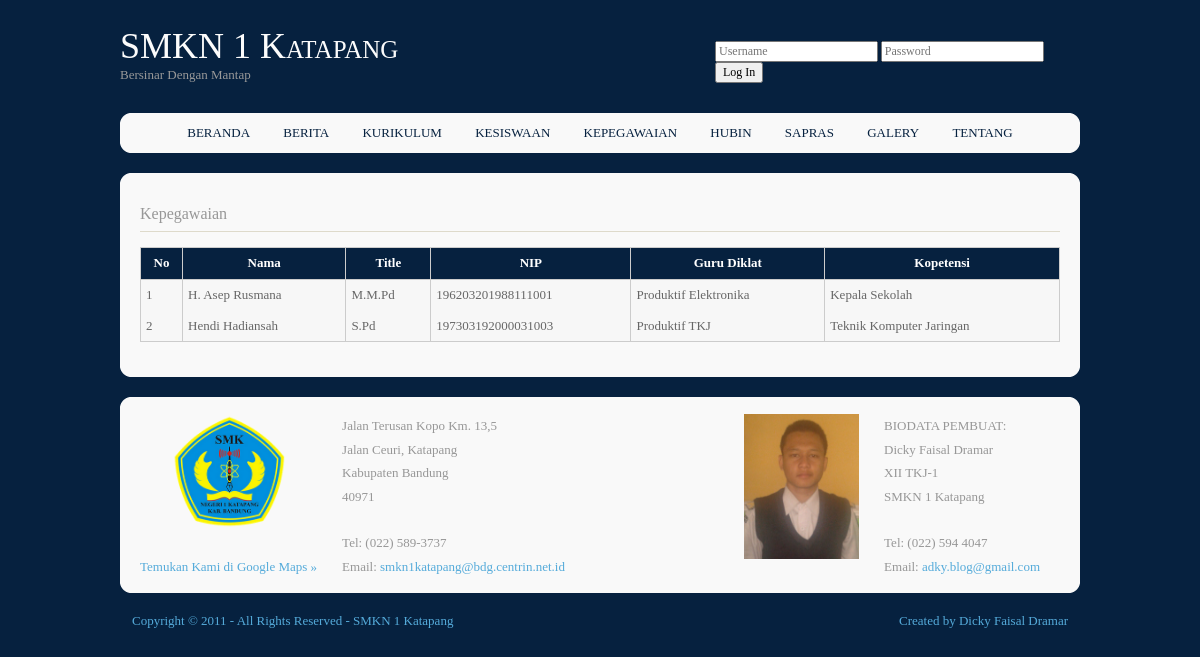
The app's page /kepegawaian.php with its own data.
### tables this page shows
CREATE TABLE IF NOT EXISTS `tb_kepegawaian` (
  `id` int(5) NOT NULL AUTO_INCREMENT,
  `nama` text NOT NULL,
  `title` text NOT NULL,
  `NIP` varchar(20) NOT NULL,
  `guru_diklat` text NOT NULL,
  `Kopetensi` text NOT NULL,
  PRIMARY KEY (`id`)
);

### content_kepegawaian.php (the view, shortened to what this page needs)
<html xmlns="http://www.w3.org/1999/xhtml" xml:lang="EN" lang="EN" dir="ltr">
<head profile="http://gmpg.org/xfn/11">
<link rel="stylesheet" href="styles/layout.css" type="text/css" />
</head>
<body id="top">
<div class="wrapper row3">
  <div class="rnd">
    <div id="container" class="clear">
      <h1>Kepegawaian</h1>
        <table summary="PEGAWAI" cellpadding="0" cellspacing="0">
          <thead>
            <tr>
              <th>No</th>
              <th>Nama</th>
              <th>Title</th>
              <th>NIP</th>
			  <th>Guru Diklat</th>
			  <th>Kopetensi</th>
            </tr>
			<?php
				$ambil_data = mysql_query("select * from tb_kepegawaian");
				$no = 0;
				while($data = mysql_fetch_array($ambil_data)){
			?>
          </thead>
          <tbody>
            <tr class="light">
				<td><?php echo $no = $no + 1;?></td>
				<td><?php echo $data['nama'];?></td>
				<td><?php echo $data['title'];?></td>
				<td><?php echo $data['NIP'];?></td>
				<td><?php echo $data['guru_diklat'];?></td>
				<td><?php echo $data['Kopetensi'];?></td>
            </tr>
			<?php } ?>
          </tbody>
        </table>
    </div>
  </div>
</div>
</body>
</html>

### styles/layout.css (style rules this page uses)
body { margin:0; padding:0; font-size:13px; font-family:Georgia, "Times New Roman", Times, serif; color:#979797; background-color:#06213F; }
.clear:after { content:"."; display:block; height:0; clear:both; visibility:hidden; line-height:0; }
.clear { display:inline-block; }
html[xmlns] .clear { display:block; }
div.wrapper { position:relative; margin:0 auto 20px; width:960px; text-align:left; }
div.wrapper h1, div.wrapper h2, div.wrapper h3, div.wrapper h4, div.wrapper h5, div.wrapper h6 { margin:0 0 15px 0; padding:0; font-size:16px; font-weight:normal; font-style:normal; line-height:normal; }
.row2, .row3, .row4 { color:#979797; background-color:#F9F9F9; }
#header, #container, #footer { display:block; width:960px; }
.rnd { display:block; width:960px; padding:12px 0 0 0; background:url("../images/round_top.gif") top left no-repeat; }
#container { width:920px; padding:20px; line-height:1.6em; background:url("../images/round_bot.gif") bottom left no-repeat; }
#container h1, #container h2, #container h3, #container h4, #container h5, #container h6 { padding-bottom:8px; border-bottom:1px solid #DEDACB; }

### styles/tables.css (style rules this page uses)
table { width:100%; border-collapse:collapse; table-layout:auto; vertical-align:top; margin-bottom:15px; border:1px solid #CCCCCC; }
table thead th { color:#FFFFFF; background-color:#06213F; border:1px solid #CCCCCC; border-collapse:collapse; text-align:center; table-layout:auto; vertical-align:middle; }
table tbody td { vertical-align:top; border-collapse:collapse; border-left:1px solid #CCCCCC; border-right:1px solid #CCCCCC; }
table thead th, table tbody td { padding:5px; border-collapse:collapse; }
table tbody tr.light { color:#666666; background-color:#F7F7F7; }

### records on screen
tb_kepegawaian: nama "H. Asep Rusmana", title "M.M.Pd", NIP "196203201988111001", guru_diklat "Produktif Elektronika", Kopetensi "Kepala Sekolah"
tb_kepegawaian: no "2", nama "Hendi Hadiansah", title "S.Pd", NIP "197303192000031003", guru_diklat "Produktif TKJ", Kopetensi "Teknik Komputer Jaringan"
